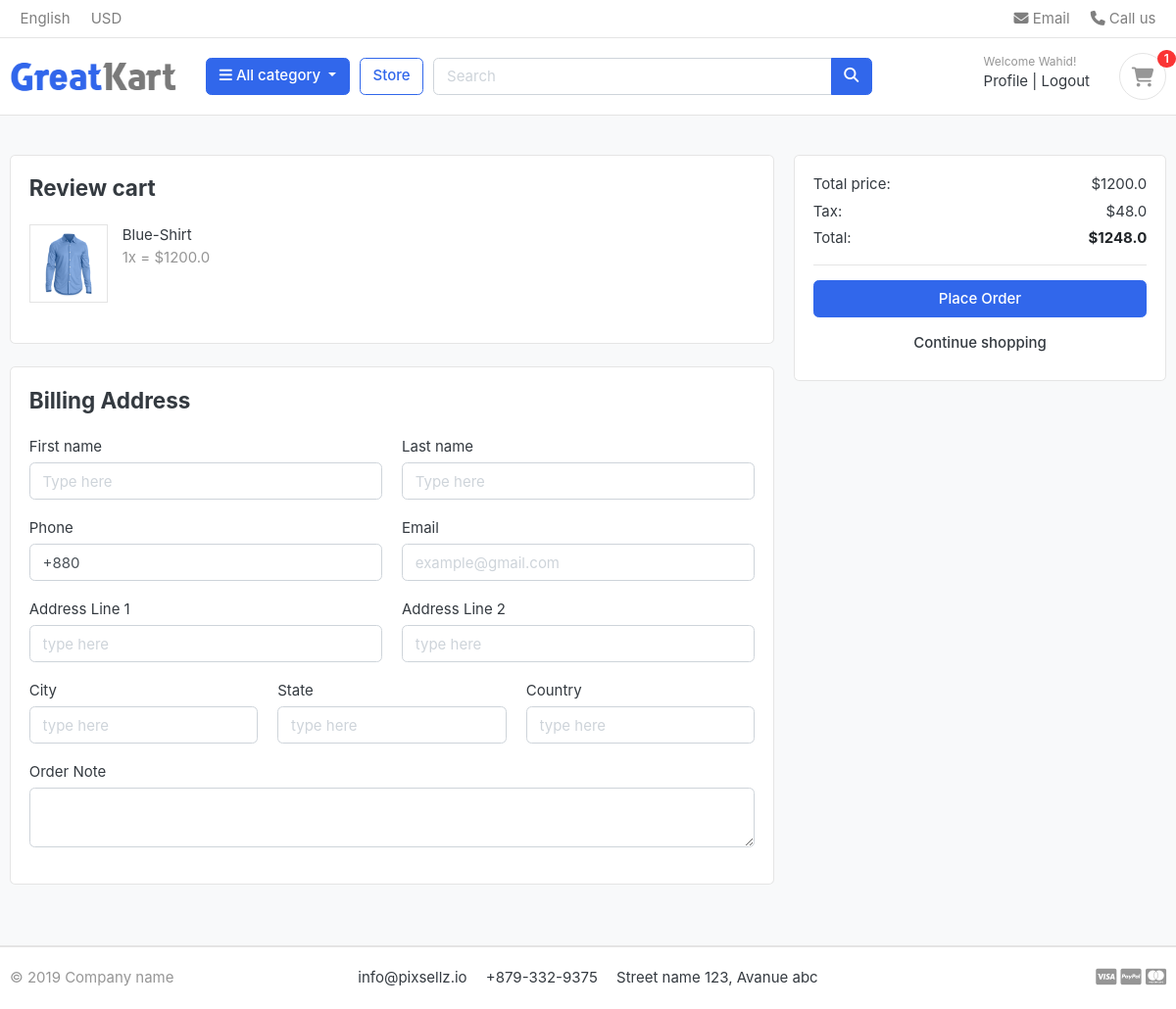
Screenshot of /cart/checkout (signed in) with the database file from the repository.
### account/models.py (models this page shows, shortened)
class Account(AbstractBaseUser):
    first_name = models.CharField(max_length=50)
    last_name = models.CharField(max_length=50)
    username = models.CharField(max_length=50, unique=True)
    email = models.EmailField(max_length=100, unique=True)
    phone_number = models.CharField(max_length=50)
    date_joined = models.DateTimeField(auto_now_add=True)
    last_login = models.DateTimeField(auto_now_add=True)
    is_admin = models.BooleanField(default=False)
    is_staff = models.BooleanField(default=False)
    is_active = models.BooleanField(default=False)
    is_superadmin = models.BooleanField(default=False)
    USERNAME_FIELD = 'email'
    REQUIRED_FIELDS = ['username', 'first_name', 'last_name']
    objects = MyAccountManager()

### cart/models.py (models this page shows, shortened)
class CartItem(models.Model):
    user = models.ForeignKey(Account, on_delete=models.CASCADE, null=True)
    product = models.ForeignKey(Product, on_delete=models.CASCADE, related_name='product')
    variations = models.ManyToManyField(Variation, blank=True)
    cart = models.ForeignKey(Cart, on_delete=models.CASCADE, related_name='cart', null=True)
    quantity = models.IntegerField()
    is_active = models.BooleanField(default=True)
    def sub_total(self):
        return self.product.price * self.quantity

### store/models.py (models this page shows, shortened)
class Product(models.Model):
    product_name = models.CharField(max_length=200, unique=True)
    slug = models.SlugField(max_length=200, unique=True)
    description = models.TextField(max_length=1200, blank=True)
    price = models.FloatField()
    images = models.ImageField(upload_to='photos/products')
    stock = models.IntegerField()
    is_available = models.BooleanField(default=True)
    category = models.ForeignKey(Category, on_delete=models.CASCADE, related_name='category')
    created_at = models.DateTimeField(auto_now_add=True)
    updated_at = models.DateTimeField(auto_now=True)

### cart/views.py (the view)
# urls.py: path('checkout', views.checkout, name='checkout'),
@login_required
def checkout(request, total=0, quantity=0, cart_items=None):
    try:
        tax = 0
        grand_total = 0
        cart_items = CartItem.objects.filter(user=request.user, is_active=True)
        for cart_item in cart_items:
            total += cart_item.product.price*cart_item.quantity
            quantity += cart_item.quantity
        tax = (4*total)/100
        grand_total = total+tax
    except ObjectDoesNotExist:
        pass
    context = {
        'total': total,
        'quantity': quantity,
        'cart_items': cart_items,
        'tax': tax,
        'grand_total': grand_total
    }
    return render(request, 'cart/checkout.html', context)

### cart/context_processors.py (called while the page is built)
def counter(request):
    cart_count = 0
    if 'admin' in request.path:
        return {}
    else:
        try:
            cart = Cart.objects.filter(cart_id=_cart_id(request))
            if request.user.is_authenticated:
                cart_items = CartItem.objects.all().filter(user=request.user)
            else:
                cart_items = CartItem.objects.all().filter(cart=cart[:1])
            for cart_item in cart_items:
                cart_count += cart_item.quantity
        except Cart.DoesNotExist:
            cart_count = 0
    return dict(cart_count=cart_count)

### cart/views.py (called while the page is built)
def _cart_id(request):
    cart = request.session.session_key
    if not cart:
        request.session.create()  # it does not return anything. that is why `cart = request.session.create()` will not work
        cart = request.session.session_key
    return cart  # Ultimately return cart

### category/context_processors.py (called while the page is built)
def manu_links(request):
    links = Category.objects.all().filter(is_active=True)
    return dict(links=links)

### category/models.py (called while the page is built)
    def get_url(self):
        return reverse('store:products_by_category', args=[self.slug])

### templates/cart/checkout.html (shortened to what this page needs)
{% extends 'base.html' %}
{% load static %}
{% block body_block %}
<section class="section-content padding-y bg">
    <div class="container">
        <div class="row">
            <main class="col-md-8">
                <article class="card mb-4">
                    <div class="card-body">
                        <h4 class="card-title mb-4">Review cart</h4>
                        <div class="row">
                            {% for item in cart_items %}
                            <div class="col-md-6">
                                <figure class="itemside  mb-4">
                                    <div class="aside"><img src="{{ item.product.images.url }}" class="border img-sm">
                                    </div>
                                    <figcaption class="info">
                                        <p>{{ item.product.product_name }} </p>
                                        <span class="text-muted">{{item.quantity}}x = ${{ item.sub_total }} </span>
                                    </figcaption>
                                </figure>
                            </div>
                            {% endfor %}
                        </div>
                    </div>
                </article>
                <article class="card mb-4">
                    <div class="card-body">
                        <h4 class="card-title mb-4">Billing Address</h4>
                        <form action="{% url 'order:place_order' %}" method="POST">
                            <div class="row">
                                <div class="form-group col-sm-6">
                                    <label>First name</label>
                                    <input type="text" name="first_name" placeholder="Type here" class="form-control">
                                </div>
                                <div class="form-group col-sm-6">
                                    <label>Last name</label>
                                    <input type="text" name="last_name" placeholder="Type here" class="form-control">
                                </div>
                                <div class="form-group col-sm-6">
                                    <label>Phone</label>
                                    <input type="text" name="phone_number" value="+880" class="form-control">
                                </div>
                                <div class="form-group col-sm-6">
                                    <label>Email</label>
                                    <input type="email" name="email" placeholder="example@gmail.com"
                                           class="form-control">
                                </div>
                                <div class="form-group col-sm-6">
                                    <label>Address Line 1</label>
                                    <input type="text" name="address_line_1" placeholder="type here"
                                           class="form-control">
                                </div>
                                <div class="form-group col-sm-6">
                                    <label>Address Line 2</label>
                                    <input type="text" name="address_line_2" placeholder="type here"
                                           class="form-control">
                                </div>
                                <div class="form-group col-sm-4">
                                    <label>City</label>
                                    <input type="text" name="city" placeholder="type here" class="form-control">
                                </div>
                                <div class="form-group col-sm-4">
                                    <label>State</label>
                                    <input type="text" name="state" placeholder="type here" class="form-control">
                                </div>
                                <div class="form-group col-sm-4">
                                    <label>Country</label>
                                    <input type="text" name="country" placeholder="type here" class="form-control">
                                </div>
                                <div class="form-group col-sm-12">
                                    <label>Order Note</label>
                                    <textarea name="order_note" class="form-control"></textarea>
                                </div>
                            </div>
                    </div>
                </article>
            </main>
            <aside class="col-md-4">
                <div class="card">
                    <div class="card-body">
                        <dl class="dlist-align">
                            <dt>Total price:</dt>
                            <dd class="text-right">${{total}}</dd>
                        </dl>
                        <dl class="dlist-align">
                            <dt>Tax:</dt>
                            <dd class="text-right"> ${{tax}}</dd>
                        </dl>
                        <dl class="dlist-align">
                            <dt>Total:</dt>
                            <dd class="text-right text-dark b"><strong>${{grand_total}}</strong></dd>
                        </dl>
                        <hr>
                        <input type="submit" value="Place Order" class="btn btn-primary btn-block">
                        <a href="{% url 'store:store'%}" class="btn btn-default btn-block"> Continue shopping </a>
                    </div>
                </div>
            </aside>
        </div>
    </div>
</section>
{% endblock %}

### templates/partials/header.html (shortened to what this page needs)
{% load static %}
<header class="section-header">
    <nav class="navbar p-md-0 navbar-expand-sm navbar-light border-bottom">
        <div class="container">
            <div class="collapse navbar-collapse" id="navbarTop4">
                <ul class="navbar-nav mr-auto">
                    <li class="nav-item dropdown">
                        <a href="#" class="nav-link"> English </a>
                    </li>
                    <li class="nav-item dropdown">
                        <a href="#" class="nav-link"> USD </a>
                    </li>
                </ul>
                <ul class="navbar-nav">
                    <li><a href="#" class="nav-link"> <i class="fa fa-envelope"></i> Email </a></li>
                    <li><a href="#" class="nav-link"> <i class="fa fa-phone"></i> Call us </a></li>
                </ul>
            </div>
        </div>
    </nav>
    <section class="header-main border-bottom">
        <div class="container">
            <div class="row align-items-center">
                <div class="col-lg-2 col-md-3 col-6">
                    <a href="{% url 'home' %}" class="brand-wrap">
                        <img class="logo" src="{% static 'front/images/logo.png' %}">
                    </a>
                </div>
                <div class="col-lg col-sm col-md col-6 flex-grow-0">
                    <div class="category-wrap dropdown d-inline-block float-right">
                        <button type="button" class="btn btn-primary dropdown-toggle" data-toggle="dropdown">
                            <i class="fa fa-bars"></i> All category
                        </button>
                    </div>
                </div>
                <a href="{% url 'store:store' %}" class="btn btn-outline-primary">Store</a>
                <div class="col-lg  col-md-6 col-sm-12 col">
                    <form action="{% url 'store:product_search' %}" class="search" method="GET">
                        <div class="input-group w-100">
                            <input type="text" name="keyword" class="form-control" style="width:60%;" placeholder="Search">
                            <div class="input-group-append">
                                <button class="btn btn-primary" type="submit">
                                    <i class="fa fa-search"></i>
                                </button>
                            </div>
                        </div>
                    </form>
                </div>
                <div class="col-lg-3 col-sm-6 col-8 order-2 order-lg-3">
                    <div class="d-flex justify-content-end mb-3 mb-lg-0">
                        {% if user.id is None %}
                        <div class="widget-header">
                            <small class="title text-muted">Welcome guest!</small>
                            <div>
                                <a href="{% url 'account:login'%}">Sign in</a> <span class="dark-transp"> | </span>
                                <a href="{% url 'account:register'%}"> Register</a>
                            </div>
                        </div>
                        {% else %}
                        <div class="widget-header">
                            <small class="title text-muted">Welcome {{user.first_name}}!</small>
                            <div>
                                <a href="{% url 'account:dashboard' %}">Profile</a> <span class="dark-transp"> | </span>
                                <a href="{% url 'account:logout'%}"> Logout</a>
                            </div>
                        </div>
                        {% endif %}
                        <a href="{% url 'cart:cart' %}" class="widget-header pl-3 ml-3">
                            <div class="icon icon-sm rounded-circle border"><i class="fa fa-shopping-cart"></i></div>
                            <span class="badge badge-pill badge-danger notify">{{ cart_count }}</span>
                        </a>
                    </div>
                </div>
            </div>
        </div>
    </section>
</header>

### static/front/css/ui.css (style rules this page uses)
html { font-family: "Inter", sans-serif; font-size: 15px; }
.icon-xs, .icon-sm, .icon-md, .icon-lg { display: inline-block; text-align: center; flex-shrink: 0; flex-grow: 0; }
.icon-sm { width: 48px; height: 48px; line-height: 48px !important; font-size: 20px; }
.img-xs, .img-sm, .img-md, .img-lg { -o-object-fit: cover; object-fit: cover; flex-shrink: 0; flex-grow: 0; }
.img-sm { width: 80px; height: 80px; }
.padding-y { padding-top: 40px; padding-bottom: 40px; }
figure { margin-bottom: 0; }
article:after, .form-group:after { display: block; clear: both; content: ""; }
.bg { background-color: #f8f9fa; }
.b { font-weight: 600; }
.header-main { position: relative; padding-top: 1rem; padding-bottom: 1rem; }
.brand-wrap .logo, .navbar-brand .logo { margin-right: 7px; max-height: 42px; display: inline-block; }
.widget-header { display: inline-block; vertical-align: middle; position: relative; }
.widget-header a { color: #343a40; }
.widget-header i { color: #969696; }
.widget-header .title { display: block; }
.widget-header .notify { position: absolute; top: -3px; right: -10px; }
.itemside { position: relative; display: flex; width: 100%; }
.itemside .aside { position: relative; flex-shrink: 0; }
.itemside .info { padding-left: 15px; padding-right: 7px; }
.itemside p { margin-bottom: 0; }
[class*=dlist-] { margin-bottom: 5px; }
[class*=dlist-] dd { margin-bottom: 0; }
.dlist-align { display: flex; }
.dlist-align dt { width: 150px; word-wrap: break-word; font-weight: normal; }
.dlist-align dd { flex-grow: 1; }
.notify { position: absolute; top: -4px; right: -10px; display: inline-block; padding: 0.25em 0.6em; font-size: 12px; line-height: 1; text-align: center; border-radius: 3rem; color: #fff; background-color: #fa3434; }

### rows the page displays
Account: first_name "Wahid"
CartItem: product.images (picture), product.product_name "Blue-Shirt", quantity "1", sub_total "1200.0"

### other values shown
{{ cart_count }} "1"
{{ total }} "1200.0"
{{ tax }} "48.0"
{{ grand_total }} "1248.0"
